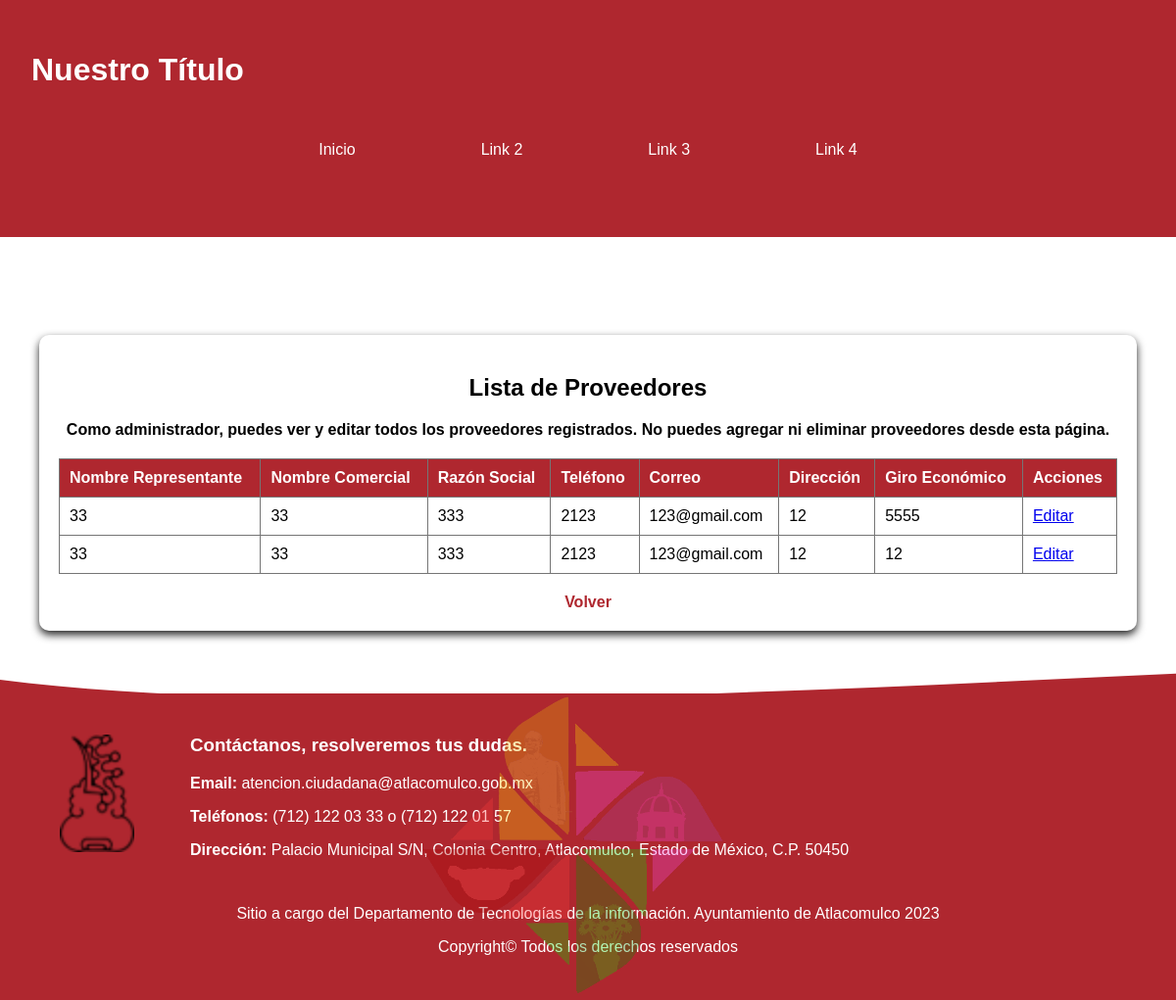
/ver_proveedores.php (signed in), run on the app's committed database.
### tables this page shows
CREATE TABLE `proveedores` (
  `id` int(11) NOT NULL,
  `usuario_id` int(11) NOT NULL,
  `nombre_representante` varchar(100) NOT NULL,
  `nombre_comercial` varchar(100) NOT NULL,
  `razon_social` varchar(150) NOT NULL,
  `telefono` varchar(15) NOT NULL,
  `correo` varchar(100) NOT NULL,
  `direccion` text NOT NULL,
  `giro_economico` varchar(100) NOT NULL
);

### ver_proveedores.php (the view, shortened to what this page needs)
<?php
include 'header.php';
include 'conexion.php';
$tipo_usuario = $_SESSION['tipo'];
if ($tipo_usuario == 'admin') {
    $sql = "SELECT * FROM proveedores";
    $result = mysqli_query($conn, $sql);
} else {
    $sql = "SELECT * FROM proveedores WHERE usuario_id = ?";
    $stmt = mysqli_prepare($conn, $sql);
    mysqli_stmt_bind_param($stmt, "i", $_SESSION['usuario_id']);
    mysqli_stmt_execute($stmt);
    $result = mysqli_stmt_get_result($stmt);
}
?>
<!DOCTYPE html>
<html lang="es">
<head>
    <link rel="stylesheet" href="css/style6.css">
</head>
<body>
<div class="table-container">
    <h2>Lista de Proveedores</h2>
    <?php if ($tipo_usuario == 'admin'): ?>
        <p><strong>Como administrador, puedes ver y editar todos los proveedores registrados. No puedes agregar ni eliminar proveedores desde esta página.</strong></p>
    <?php else: ?>
        <p><strong>Como proveedor, solo puedes ver y editar tus propios datos.</strong></p>
    <?php endif; ?>
    <table>
        <thead>
            <tr>
                <th>Nombre Representante</th>
                <th>Nombre Comercial</th>
                <th>Razón Social</th>
                <th>Teléfono</th>
                <th>Correo</th>
                <th>Dirección</th>
                <th>Giro Económico</th>
                <?php if ($tipo_usuario == 'admin'): ?>
                    <th>Acciones</th>
                <?php endif; ?>
            </tr>
        </thead>
        <tbody>
            <?php
            while ($row = mysqli_fetch_assoc($result)):
            ?>
            <tr>
                <td><?php echo $row['nombre_representante']; ?></td>
                <td><?php echo $row['nombre_comercial']; ?></td>
                <td><?php echo $row['razon_social']; ?></td>
                <td><?php echo $row['telefono']; ?></td>
                <td><?php echo $row['correo']; ?></td>
                <td><?php echo $row['direccion']; ?></td>
                <td><?php echo $row['giro_economico']; ?></td>
                <?php if ($tipo_usuario == 'admin'): ?>
                    <td>
                        <a href="editar_proveedor.php?id=<?php echo $row['id']; ?>">Editar</a>
                    </td>
                <?php elseif ($tipo_usuario == 'proveedor' && $row['usuario_id'] == $_SESSION['usuario_id']): ?>
                    <td>
                        <a href="editar_proveedor.php?id=<?php echo $row['id']; ?>">Editar</a>
                    </td>
                <?php endif; ?>
            </tr>
            <?php endwhile; ?>
        </tbody>
    </table>
    <a href="index2.php" class="volver">Volver</a>
</div>
<?php
include 'footer.php';
?>
</body>
</html>

### header.php (shortened to what this page needs)
<!DOCTYPE html>
<html lang="es">
<head>
    <link rel="stylesheet" href="css/style.css">
</head>
<body>
<header>
    <h1>Nuestro Título</h1>
    <nav>
        <ul>
            <li><a href="index.php">Inicio</a></li>
            <li><a href="#">Link 2</a></li>
            <li><a href="#">Link 3</a></li>
            <li><a href="#">Link 4</a></li>
        </ul>
    </nav>
</header>

### footer.php (shortened to what this page needs)
<link rel="stylesheet" href="css/style.css">
<footer>
        <div class="footer-image">
            <img src="img/reilete.png" alt="Imagen adicional" class="footer-extra-img">
        </div>
        <div class="wave-container">
            <svg class="wave" viewBox="0 0 1200 120" preserveAspectRatio="none">
                <path d="M0,60 C300,150 900,-50 1200,60 L1200,120 L0,120 Z" fill="var(--mor)"></path>
            </svg>
        </div>
        <div class="footer-container">
            <div class="atlacomulco-img">
                <a href="index.php"><img src="img/logo.png" alt="Imagen de contacto"></a>
            </div>
            <div class="contacto-info">
                <h3>Contáctanos, resolveremos tus dudas.</h3>
                <p><strong>Email:</strong> atencion.ciudadana@atlacomulco.gob.mx</p>
                <p><strong>Teléfonos:</strong> (712) 122 03 33 o (712) 122 01 57</p>
                <p><strong>Dirección:</strong> Palacio Municipal S/N, Colonia Centro, Atlacomulco, Estado de México, C.P. 50450</p>
            </div>
            <ul class="icon-redes">
                <li>
                </li>
            </ul>
        </div>
        <div class="footer-bottom">
            <p>Sitio a cargo del Departamento de Tecnologías de la información. Ayuntamiento de Atlacomulco 2023</p>
            <p>Copyright© Todos los derechos reservados</p>
        </div>
    </footer>
</body>
</html>

### css/style.css (style rules this page uses)
:root { --blanco: #ffffff; --obscuro: #212121; --primario: #ffc107; --secundario: #0097a7; --gris: #757575; --gobierno: #9D2449; --mor:#AF272F; }
body { font-family: Montserrat, sans-serif; margin: 0; padding: 0; }
header { background: var(--mor); color: white; padding: 2rem; }
nav ul { display: flex; justify-content: center; background: var(--mor); padding: 2rem; list-style: none; }
nav ul li { margin: 0 4rem; }
nav ul li a { color: white; text-decoration: none; }
.footer-container { display: flex; align-items: center; justify-content: flex-start; flex-wrap: wrap; gap: 20px; }
.atlacomulco-img { flex: 0 0 150px; }
.atlacomulco-img img { max-width: 150px; height: 120px; border-radius: 10px; }
.contacto-info { flex: 1; min-width: 20px; text-align: left; }
.footer-bottom { flex: 1; background-color: var(--mor); padding: 5px; margin-top: 10px; }
footer .icon-redes { display: flex; align-items: center; justify-content: center; margin: 10px 0; text-align: center; flex-wrap: wrap; }
footer .icon-redes li { list-style: none; }
.wave-container { position: absolute; top: -4rem; left: 0; width: 100%; height: 100px; overflow: hidden; line-height: 0; z-index: 1; }
.wave-container svg { display: block; width: 200%; height: 100%; position: absolute; top: 0; left: 0; fill: var(--mor); animation: waveAnimation 6s ease-in-out infinite alternate; }
.footer-image { display: flex; position: absolute; bottom: 0; left: 50%; transform: translateX(-50%); width: 100%; z-index: 2; opacity: 0.3; }
.footer-extra-img { width: 400px; height: auto; display: block; margin: 0 auto; }
footer { position: relative; background: var(--mor); color: white; text-align: center; padding: 1.5rem 1.5rem; margin-top: 4rem; z-index: 1; }

### css/style6.css (style rules this page uses)
.table-container { width: 90%; max-width: 1200px; margin: 100px auto 50px; padding: 20px; background: var(--blanco); border-radius: 10px; box-shadow: 0 4px 8px var(--obscuro); text-align: center; }
table { width: 100%; border-collapse: collapse; margin-top: 20px; }
th, td { border: 1px solid var(--gris); padding: 10px; text-align: left; }
th { background-color: var(--mor); color: var(--blanco); }
.volver { display: block; margin-top: 20px; text-decoration: none; color: var(--mor); font-weight: bold; }

### data on the page
proveedores: nombre_representante "33", nombre_comercial "33", razon_social "333", telefono "2123", correo "123@gmail.com", direccion "12", giro_economico "5555"
proveedores: nombre_representante "33", nombre_comercial "33", razon_social "333", telefono "2123", correo "123@gmail.com", direccion "12", giro_economico "12"
